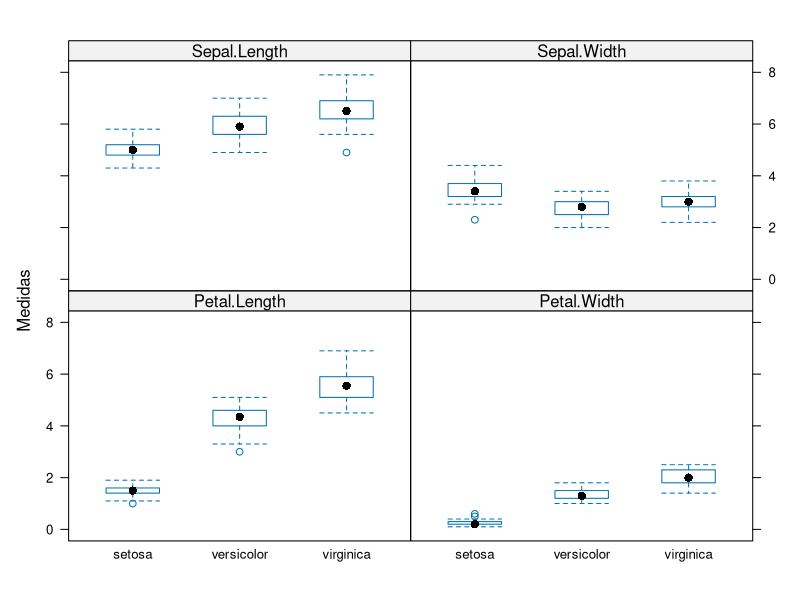
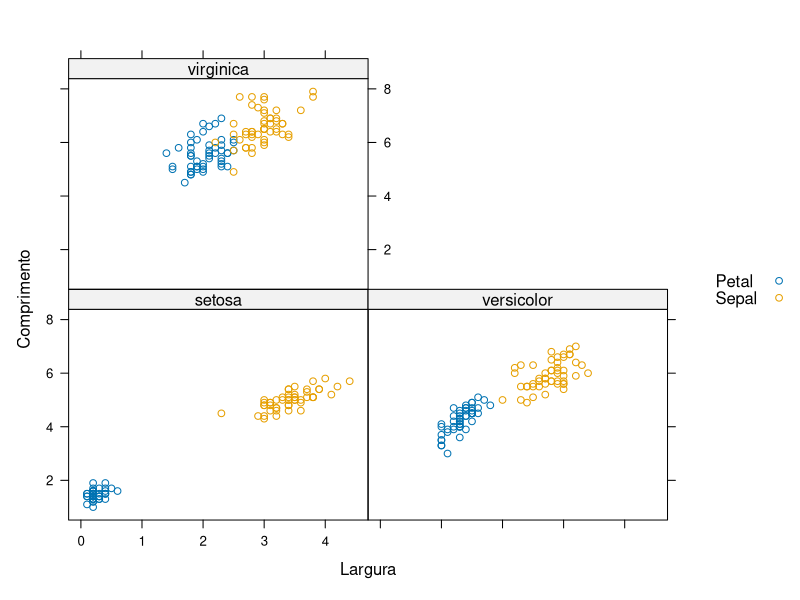

These figures' R source, in order:
# Remodelando os Dados com Reshape

# Pivot (transposta da Matriz)
head(mtcars)
head(t(mtcars))

# Reshape
head(iris)
str(iris)
library(lattice)

# Distribuindo os dados verticalmente (long)
iris_modif <- reshape(iris,
                      varying = 1:4,
                      v.names = 'Medidas',
                      timevar = "Dimensoes",
                      times = names(iris)[1:4],
                      idvar = "ID",
                      direction = "long")
head(iris_modif)

bwplot(Medidas ~ Species | Dimensoes, data = iris_modif)

iris_modif_sp <- reshape(iris,
                      varying = list(c(1,3),c(2,4)),
                      v.names = c('Comprimento','Largura'),
                      timevar = "Parte",
                      times = c('Sepal','Petal'),
                      idvar = "ID",
                      direction = "long")
head(iris_modif_sp)

xyplot(Comprimento ~ Largura | Species, groups =  Parte,
       data = iris_modif_sp, auto.key = list(space ="right"))

